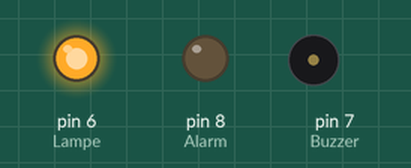
This program was run on a simulated Arduino Nano, built with avr-gcc and run on an emulated ATmega328P. Parts: output pins drawn as LEDs (lit = HIGH), buzzer (waves = sounding, pin HIGH).

Above: at 0.1 s.
Timing chart, 0 to 1.6 s (numbered marks = the images above):
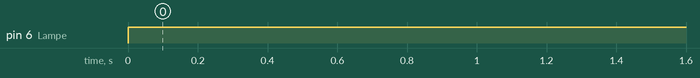

The program:

main.cpp
```cpp
#include <Arduino.h>

#define Lampe 6
#define Buzzer 7
#define Alarm 8

void setup() {
  pinMode(Lampe, OUTPUT);
  digitalWrite(Lampe, LOW);
  pinMode(Buzzer, OUTPUT);
  digitalWrite(Buzzer, LOW);
  pinMode(Alarm, OUTPUT);
  digitalWrite(Alarm, LOW);

  //Lampe anschalten und 15 Minuten warten
  digitalWrite(Lampe, HIGH);
  delay(900000);

  //Buzzer anschalten und 5 Minuten warten
  digitalWrite(Buzzer, HIGH);
  delay(300000);

  //Alarm anschalten
  digitalWrite(Alarm, HIGH);
}

void loop() {
}
```

Measured:
- by itself, pin 6 (Lampe): LOW → HIGH at 0.00 s
